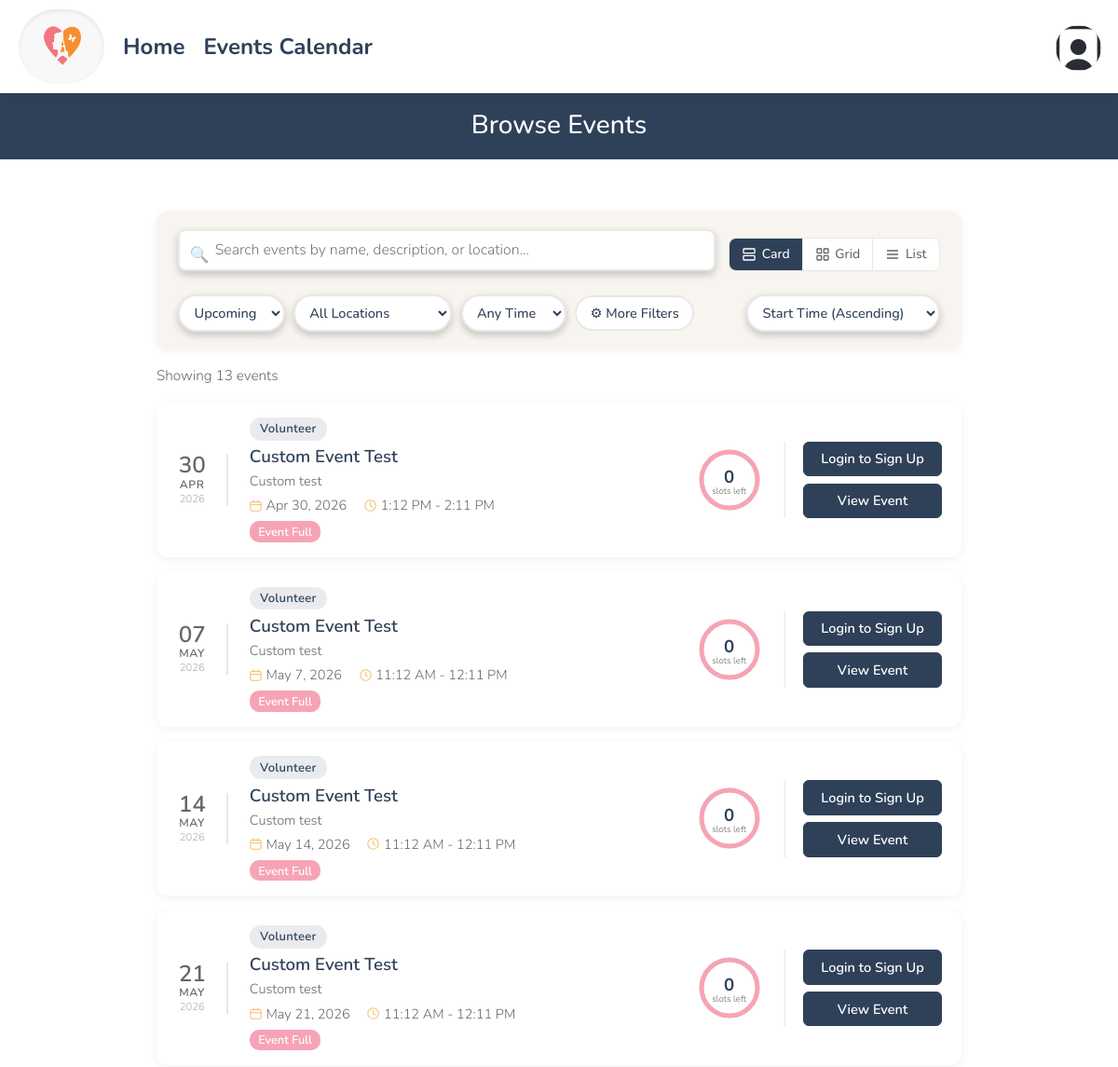
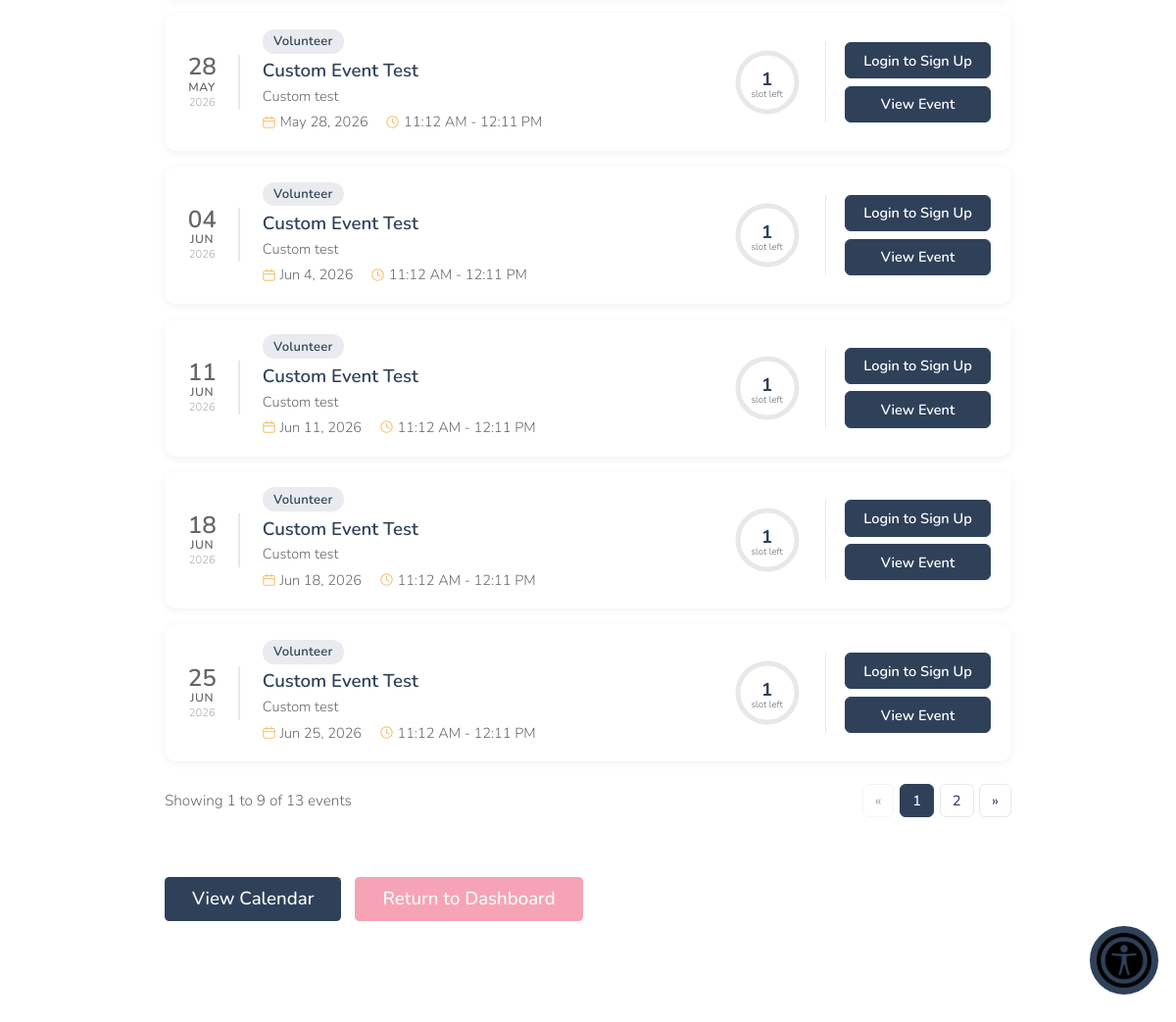
The page /viewAllEvents.php on the database its author committed (2 pictures, top to bottom).
### tables this page shows
CREATE TABLE `dbevents` (
  `id` int(11) NOT NULL,
  `name` text NOT NULL,
  `abbr_name` text NOT NULL,
  `type` enum('Retreat','Normal') NOT NULL DEFAULT 'Normal',
  `startDate` char(10) NOT NULL,
  `startTime` char(5) NOT NULL,
  `endTime` char(5) NOT NULL,
  `endDate` char(10) NOT NULL,
  `timezone` varchar(50) NOT NULL,
  `description` text NOT NULL,
  `capacity` int(11) NOT NULL,
  `location` text DEFAULT NULL,
  `access` enum('Public','Private') NOT NULL DEFAULT 'Public',
  `completed` enum('Y','N') NOT NULL DEFAULT 'N',
  `board_event` tinyint(1) NOT NULL DEFAULT 0,
  `series_id` varchar(32) DEFAULT NULL,
  `recurrence_interval_days` int(11) NOT NULL
);

### viewAllEvents.php (the view, shortened to what the rows shown need)
<?php
    $loggedIn = false;
    $userID = null;
    require_once('database/dbEvents.php');
    require_once('include/output.php');
?>
<!DOCTYPE html>
<html>
<head>
    <?php require_once('universal.inc') ?>
    <link rel="stylesheet" href="css/viewAllEvents.css">
</head>
<body>
    <?php require_once('header.php') ?>
    <h1>Browse Events</h1>
    <main class="browse-main">
    <?php
        $allEvents = get_all_events_sorted_by_date_not_archived();
        $upcomingEvents = $allEvents;
        $allSignupCounts = fetch_all_signup_counts();
        $userSignups = ($loggedIn && $userID) ? fetch_user_signups($userID) : [];
        function prepareEventData($event, $loggedIn, $userID, $allSignupCounts, $userSignups) {
            $eventID   = $event->getID();
            $title     = $event->getName();
            $startDate = $event->getStartDate();
            $startTime = $event->getStartTime();
            $endTime   = $event->getEndTime();
            $capacity  = (int) $event->getCapacity();
            $location  = $event->getLocation() ?? '';
            $access    = $event->getAccess();
            $type      = $event->getEventType();
            $desc      = $event->getDescription() ?? '';
            $numSignups     = $allSignupCounts[$eventID] ?? 0;
            $slotsRemaining = max(0, $capacity - $numSignups);
            $isSignedUp     = $loggedIn ? isset($userSignups[$eventID]) : false;
            $dateObj       = new DateTime($startDate);
            $dayNum        = $dateObj->format('d');
            $monthShort    = strtoupper($dateObj->format('M'));
            $yearShort     = $dateObj->format('Y');
            $formattedDate = $dateObj->format('M j, Y');
            $dateShort     = $dateObj->format('M j');
            $timeStart     = time24hTo12h($startTime);
            $timeEnd       = time24hTo12h($endTime);
            $timeDisplay   = $timeStart . ' - ' . $timeEnd;
            $pctFull = $capacity > 0 ? round(($numSignups / $capacity) * 100) : 100;
            $shortDesc = mb_strlen($desc) > 120 ? mb_substr($desc, 0, 120) . '...' : $desc;
            $listDesc  = mb_strlen($desc) > 60  ? mb_substr($desc, 0, 60) . '...'  : $desc;
            return [
                'eventID'        => $eventID,
                'title'          => $title,
                'startDate'      => $startDate,
                'startTime'      => $startTime,
                'endTime'        => $endTime,
                'capacity'       => $capacity,
                'location'       => $location,
                'access'         => $access,
                'type'           => $type,
                'desc'           => $desc,
                'numSignups'     => $numSignups,
                'slotsRemaining' => $slotsRemaining,
                'isSignedUp'     => $isSignedUp,
                'dayNum'         => $dayNum,
                'monthShort'     => $monthShort,
                'yearShort'      => $yearShort,
                'formattedDate'  => $formattedDate,
                'dateShort'      => $dateShort,
                'timeStart'      => $timeStart,
                'timeEnd'        => $timeEnd,
                'timeDisplay'    => $timeDisplay,
                'pctFull'        => $pctFull,
                'shortDesc'      => $shortDesc,
                'listDesc'       => $listDesc,
            ];
        }
        $upcomingData = [];
        foreach ($upcomingEvents as $evt) {
            $upcomingData[] = prepareEventData($evt, $loggedIn, $userID, $allSignupCounts, $userSignups);
        }
        function dataAttrs($d) {
            return ' data-name="' . htmlspecialchars(strtolower($d['title'])) . '"'
                 . ' data-start-date="' . htmlspecialchars($d['startDate']) . '"'
                 . ' data-location="' . htmlspecialchars(strtolower($d['location'])) . '"'
                 . ' data-type="' . htmlspecialchars($d['type']) . '"'
                 . ' data-start-time="' . htmlspecialchars($d['startTime']) . '"'
                 . ' data-slots-remaining="' . $d['slotsRemaining'] . '"'
                 . ' data-desc="' . htmlspecialchars(strtolower($d['desc'])) . '"';
        }
        function bulkCheckbox($d, $loggedIn, $userID) {
            if (!$loggedIn || $userID === 'guest') return '';
            return '<input type="checkbox" class="bulk-signup-cb" data-event-id="' . intval($d['eventID']) . '" title="Select for bulk signup">';
        }
        function actionBtn($d, $loggedIn, $userID, $style = 'full') {
            $viewBtn = '<a class="act-btn act-view" href="event.php?id=' . urlencode($d['eventID']) . '">View Event</a>';
            $eventDate = new DateTime($d['startDate']);
            $now = new DateTime();
            $now->setTime(0, 0, 0);
            if ($eventDate < $now) {
                return $viewBtn;
            }
            if (!$loggedIn || $userID === 'guest') {
                return '<a class="act-btn act-login" href="login.php">Login to Sign Up</a>' . $viewBtn;
            }
            return '<form action="event.php?id=' . urlencode($d['eventID']) . '" method="post" style="display:inline">'
                 . '<input type="hidden" name="signup-submit" value="1">'
                 . '<button type="submit" class="act-btn act-register">Sign Up</button>'
                 . '</form>' . $viewBtn;
        }
        function capacityRing($d) {
            $pct = $d['pctFull'];
            $slots = $d['slotsRemaining'];
            $radius = 30;
            $circumference = 2 * M_PI * $radius;
            $offset = $circumference - ($circumference * min($pct, 100) / 100);
            $colorClass = $pct >= 100 ? 'ring-full' : ($pct >= 80 ? 'ring-limited' : 'ring-available');
            $html  = '<div class="cap-ring ' . $colorClass . '">';
            $html .= '<svg width="72" height="72" viewBox="0 0 72 72">';
            $html .= '<circle cx="36" cy="36" r="' . $radius . '" class="ring-bg"/>';
            $html .= '<circle cx="36" cy="36" r="' . $radius . '" class="ring-fill" style="stroke-dasharray:' . round($circumference, 1) . ';stroke-dashoffset:' . round($offset, 1) . '"/>';
            $html .= '</svg>';
            $html .= '<span class="ring-label">' . $slots . '</span>';
            $html .= '<span class="ring-sublabel">' . ($slots === 1 ? 'slot left' : 'slots left') . '</span>';
            $html .= '</div>';
            return $html;
        }
        function typeBadge($type) {
            $lc = strtolower($type);
            $label = $type === 'Normal' ? 'Volunteer' : htmlspecialchars($type);
            return '<span class="type-badge tb-' . $lc . '">' . $label . '</span>';
        }
        function almostFullBadge($d) {
            if ($d['pctFull'] >= 100) {
                return '<span class="event-full-badge">Event Full</span>';
            }
            return '';
        }
        function renderCard($d, $loggedIn, $userID) {
            $html  = '<div class="ev-card event-item"' . dataAttrs($d) . '>';
            $html .= '<div class="ev-card-date">';
            $html .= '<span class="ev-date-day">' . $d['dayNum'] . '</span>';
            $html .= '<span class="ev-date-month">' . $d['monthShort'] . '</span>';
            $html .= '<span class="ev-date-year">' . $d['yearShort'] . '</span>';
            $html .= '</div>';
            $html .= '<div class="ev-card-body">';
            $html .= '<div class="ev-card-badges">';
            $html .= bulkCheckbox($d, $loggedIn, $userID);
            $html .= typeBadge($d['type']);
            $html .= '</div>';
            $html .= '<h3 class="ev-card-title"><a href="event.php?id=' . urlencode($d['eventID']) . '">' . htmlspecialchars($d['title']) . '</a></h3>';
            if ($d['shortDesc'] !== '') {
                $html .= '<p class="ev-card-desc">' . htmlspecialchars($d['shortDesc']) . '</p>';
            }
            $html .= '<div class="ev-card-meta">';
            $html .= '<span class="meta-i"><svg class="m-icon" viewBox="0 0 16 16" width="13" height="13"><rect x="1" y="3" width="14" height="12" rx="2" fill="none" stroke="currentColor" stroke-width="1.3"/><line x1="1" y1="7" x2="15" y2="7" stroke="currentColor" stroke-width="1.3"/><line x1="5" y1="1" x2="5" y2="4" stroke="currentColor" stroke-width="1.3" stroke-linecap="round"/><line x1="11" y1="1" x2="11" y2="4" stroke="currentColor" stroke-width="1.3" stroke-linecap="round"/></svg> ' . htmlspecialchars($d['formattedDate']) . '</span>';
            $html .= '<span class="meta-i"><svg class="m-icon" viewBox="0 0 16 16" width="13" height="13"><circle cx="8" cy="8" r="7" fill="none" stroke="currentColor" stroke-width="1.3"/><polyline points="8,4 8,8 11,10" fill="none" stroke="currentColor" stroke-width="1.3" stroke-linecap="round" stroke-linejoin="round"/></svg> ' . $d['timeDisplay'] . '</span>';
            if ($d['location'] !== '') {
                $html .= '<span class="meta-i"><svg class="m-icon" viewBox="0 0 16 16" width="13" height="13"><path d="M8 1C5.2 1 3 3.2 3 6c0 4 5 9 5 9s5-5 5-9c0-2.8-2.2-5-5-5zm0 7a2 2 0 110-4 2 2 0 010 4z" fill="none" stroke="currentColor" stroke-width="1.3"/></svg> ' . htmlspecialchars($d['location']) . '</span>';
            }
            $html .= '</div>';
            $html .= almostFullBadge($d);
            $html .= '</div>';
            $html .= '<div class="ev-card-right">';
            $html .= capacityRing($d);
            $html .= '</div>';
            $html .= '<div class="ev-card-action">';
            $html .= actionBtn($d, $loggedIn, $userID, 'full');
            $html .= '</div>';
            $html .= '</div>';
            return $html;
        }
        function renderSection($data, $loggedIn, $userID, $id) {
            echo '<div class="ev-cards-wrap view-card" id="' . $id . '-cards">';
            foreach ($data as $d) echo renderCard($d, $loggedIn, $userID);
            echo '</div>';
        }
    ?>
        <div id="upcoming-section" class="events-section">
            <?php if (count($upcomingData) > 0): ?>
                <?php renderSection($upcomingData, $loggedIn, $userID, 'upcoming'); ?>
            <?php else: ?>
                <p class="no-events-msg">No upcoming events available.</p>
            <?php endif; ?>
        </div>
    </main>
</body>
</html>

### rows shown on the page
dbevents: dayNum "30", monthShort "APR", yearShort "2026", type "Volunteer", name "Custom Event Test", description "Custom test", formattedDate "Apr 30, 2026", timeDisplay "1:12 PM - 2:11 PM", shows "Event Full", board_event "0", shows "slots left"
dbevents: dayNum "07", monthShort "MAY", yearShort "2026", type "Volunteer", name "Custom Event Test", description "Custom test", formattedDate "May 7, 2026", timeDisplay "11:12 AM - 12:11 PM", shows "Event Full", board_event "0", shows "slots left"
dbevents: dayNum "14", monthShort "MAY", yearShort "2026", type "Volunteer", name "Custom Event Test", description "Custom test", formattedDate "May 14, 2026", timeDisplay "11:12 AM - 12:11 PM", shows "Event Full", board_event "0", shows "slots left"
dbevents: dayNum "21", monthShort "MAY", yearShort "2026", type "Volunteer", name "Custom Event Test", description "Custom test", formattedDate "May 21, 2026", timeDisplay "11:12 AM - 12:11 PM", shows "Event Full", board_event "0", shows "slots left"
dbevents: dayNum "28", monthShort "MAY", yearShort "2026", type "Volunteer", name "Custom Event Test", description "Custom test", formattedDate "May 28, 2026", timeDisplay "11:12 AM - 12:11 PM", capacity "1", shows "slot left"
dbevents: dayNum "04", monthShort "JUN", yearShort "2026", type "Volunteer", name "Custom Event Test", description "Custom test", formattedDate "Jun 4, 2026", timeDisplay "11:12 AM - 12:11 PM", capacity "1", shows "slot left"
dbevents: dayNum "11", monthShort "JUN", yearShort "2026", type "Volunteer", name "Custom Event Test", description "Custom test", formattedDate "Jun 11, 2026", timeDisplay "11:12 AM - 12:11 PM", capacity "1", shows "slot left"
dbevents: dayNum "18", monthShort "JUN", yearShort "2026", type "Volunteer", name "Custom Event Test", description "Custom test", formattedDate "Jun 18, 2026", timeDisplay "11:12 AM - 12:11 PM", capacity "1", shows "slot left"
dbevents: dayNum "25", monthShort "JUN", yearShort "2026", type "Volunteer", name "Custom Event Test", description "Custom test", formattedDate "Jun 25, 2026", timeDisplay "11:12 AM - 12:11 PM", capacity "1", shows "slot left"
